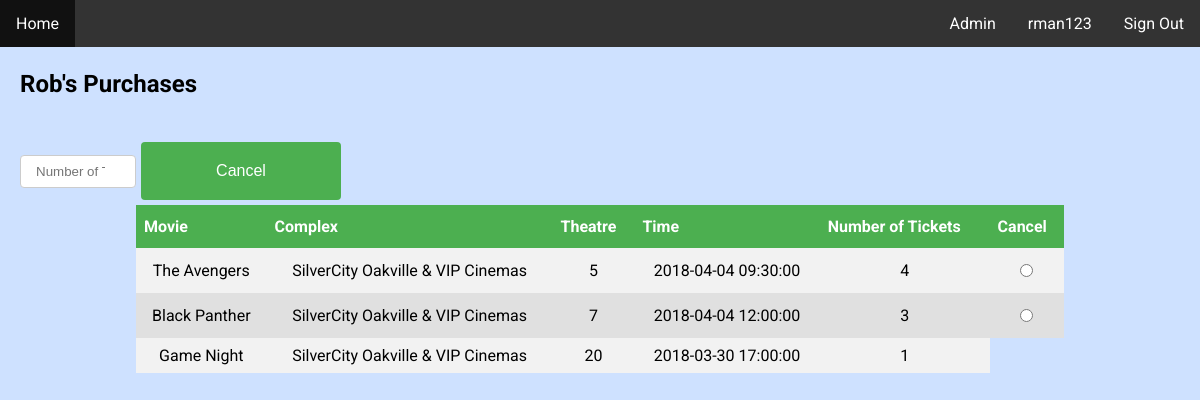
Screenshot of /purchases.php (signed in) with the database file from the repository.
### tables this page shows
CREATE TABLE `users` (
  `accountID` int(11) NOT NULL,
  `username` varchar(20) NOT NULL,
  `password` varchar(20) NOT NULL,
  `firstName` varchar(20) NOT NULL,
  `lastName` varchar(20) NOT NULL,
  `streetNum` int(11) DEFAULT NULL,
  `streetName` varchar(50) DEFAULT NULL,
  `city` varchar(50) NOT NULL,
  `province` varchar(50) NOT NULL,
  `postalCode` char(7) NOT NULL,
  `email` varchar(50) NOT NULL,
  `creditNum` varchar(16) DEFAULT NULL,
  `creditExp` varchar(4) DEFAULT NULL,
  `adminFlag` char(1) DEFAULT NULL
);

CREATE TABLE `showing` (
  `showingID` int(11) NOT NULL,
  `theatreID` int(11) NOT NULL,
  `startTime` datetime NOT NULL,
  `avalSeats` int(11) DEFAULT NULL,
  `movieID` int(11) NOT NULL
);

CREATE TABLE `movie` (
  `movieID` int(11) NOT NULL,
  `movieTitle` varchar(50) NOT NULL,
  `runningTime` int(11) DEFAULT NULL,
  `rating` varchar(2) DEFAULT NULL,
  `plot` varchar(600) DEFAULT NULL,
  `actors` varchar(50) DEFAULT NULL,
  `director` varchar(50) DEFAULT NULL,
  `productionCompany` varchar(50) DEFAULT NULL,
  `supplierID` int(11) NOT NULL,
  `startDate` date DEFAULT NULL,
  `endDate` date DEFAULT NULL
);

CREATE TABLE `complex` (
  `complexID` int(11) NOT NULL,
  `numTheatres` int(11) DEFAULT NULL,
  `complexName` varchar(50) DEFAULT NULL,
  `streetNum` int(11) DEFAULT NULL,
  `streetName` varchar(50) DEFAULT NULL,
  `city` varchar(50) NOT NULL,
  `province` varchar(50) NOT NULL,
  `postalCode` char(7) NOT NULL
);

CREATE TABLE `theatre` (
  `theatreID` int(11) NOT NULL,
  `theatreNum` int(11) NOT NULL,
  `complexID` int(11) NOT NULL,
  `numSeats` int(11) NOT NULL,
  `screenSize` char(1) NOT NULL
);

### session.php (called while the page is built, shortened)
<?php
   include('config.php');
   $current_datetime = date("Y-m-d H:i:s");
   if(!isset($_SESSION['login_user'])){
   }
   else{
		$user_check = $_SESSION['login_user'];
		$ses_sql = mysqli_query($db,"select * from users where username = '$user_check' ");
		$row = mysqli_fetch_array($ses_sql,MYSQLI_ASSOC);
        $login_session = $row['username'];
        $login_session_id = $row['accountID'];
        $login_session_fname = $row['firstName'];
   }
?>

### purchases.php (the view, shortened to what this page needs)
<?php
    include('session.php');
?>
<html>
	<head>
		<link rel='stylesheet' type='text/css' href='assets/css/main.css' />
	</head>
	<body>
		<div class="navBar">
		<ul>
			<li><a href="index.php">Home</a></li>
            <?php
				$adminFlagQuery = "SELECT adminFlag FROM users WHERE username = '$login_session'";
				$adminFlagResult = mysqli_query($db,$adminFlagQuery);
				$row = mysqli_fetch_assoc($adminFlagResult);
                echo "<li style='float:right'><a href = 'logout.php'>Sign Out</a></li>";
                echo "<li style='float:right'><a href = 'account.php'>$login_session</a></li>";
				if($row['adminFlag'] == 1){
                    echo "<li style='float:right'><a href = 'admin.php'>Admin</a></li>";
				}
				$countedPurchasedQuery = "SELECT `showing`.showingID, theatreID, startTime, movieID, accountID, totalTickets FROM `showing` INNER JOIN (SELECT accountID, showingID, COUNT(showingID) AS totalTickets FROM `tickets` WHERE accountID = $login_session_id GROUP BY showingID) AS countedTickets ON (`showing`.showingID = countedTickets.showingID)";
				$countedPurchasedResult = mysqli_query($db,$countedPurchasedQuery);
			?>
        </ul>
        <div style="padding:20px;margin-top:30px;height:1500px;">
		<?php
			echo "<h2 id='accountHeader'>$login_session_fname's Purchases</h2>";
		?>
		<form method="post">
		<table align="center" class="buyTicketsMovieList table">
		<tr>
			<th>Movie</th>
			<th>Complex</th>
			<th>Theatre</th>
			<th>Time</th>
			<th>Number of Tickets</th>
			<th>Cancel</th>
		</tr>
		<?php
		while($countedPurchasedRow = mysqli_fetch_assoc($countedPurchasedResult)){
			$movieQuery = "SELECT movieID, movieTitle FROM `movie` WHERE movieID = $countedPurchasedRow[movieID]";
			$movieResult = mysqli_query($db,$movieQuery);
			$movieRow = mysqli_fetch_assoc($movieResult);
			$theatreQuery = "SELECT theatreID, theatreNum, complexID, NumSeats FROM `theatre` WHERE theatreID = $countedPurchasedRow[theatreID]";
			$theatreResult = mysqli_query($db,$theatreQuery);
			$theatreRow = mysqli_fetch_assoc($theatreResult);
			$complexQuery = "SELECT complexID, complexName FROM `complex` WHERE complexID = $theatreRow[complexID]";
			$complexResult = mysqli_query($db,$complexQuery);
			$complexRow = mysqli_fetch_assoc($complexResult);
			echo "
			<tr>
			<td>$movieRow[movieTitle]</td>
			<td>$complexRow[complexName]</td>
			<td>$theatreRow[theatreNum]</td>
			<td>$countedPurchasedRow[startTime]</td>
			<td>$countedPurchasedRow[totalTickets]</td>
			";
			if ($countedPurchasedRow['startTime'] > $current_datetime){
				echo "<td><input type='radio' name='showingID' value='$countedPurchasedRow[showingID]' />";
			}
			echo "</tr>";
		}
		?>
		<br>
		<input type='number' placeholder='Number of Tickets' name='numCancel' required>
        <button type='submit' class='submitButton'><span>Cancel</span></button>
		</form>
        </div>
    </body>
</html>

### assets/css/main.css (style rules this page uses)
body { margin: 0; font-family: Roboto, Verdana, Geneva, Tahoma, sans-serif; background-color: #cee1ff; }
ul { list-style-type: none; margin: 0; padding: 0; overflow: hidden; background-color: #333; position: fixed; top: 0; width: 100%; }
li { float: left; }
li a { display: block; color: white; text-align: center; padding: 14px 16px; text-decoration: none; }
.buyTicketsMovieList { text-align: center; }
.submitButton { display: inline-block; border-radius: 4px; background-color: #4CAF50; border: none; color: #FFFFFF; text-align: center; font-size: 16px; padding: 20px; width: 200px; transition: all 0.5s; cursor: pointer; margin: 5px; }
.submitButton span { cursor: pointer; display: inline-block; position: relative; transition: 0.5s; }
.submitButton span:after { content: '\00bb'; position: absolute; opacity: 0; top: 0; right: -20px; transition: 0.5s; }
.table { border-collapse: collapse; width: 80%; }
.table td, .table th { border: 1px ; padding: 8px; }
.table th { text-align: center; }
.table tr:nth-child(even) { background-color: #f2f2f2; }
.table tr:nth-child(odd) { background-color: #e0e0e0; }
.table th { padding-top: 12px; padding-bottom: 12px; text-align: left; background-color: #4CAF50; color: white; }
input, select { width: 50%; padding: 8px 15px; margin: 8px 0; display: inline-block; border: 1px solid #ccc; border-radius: 4px; }
input[name=numCancel] { width: 10%; }

### rows the page displays
users: username "rman123", firstName "Rob"
showing: movieID.movieTitle "The Avengers", complex.complexName "SilverCity Oakville & VIP Cinemas", theatre.theatreNum "5", startTime "2018-04-04 09:30:00", countedPurchasedRow "4"
showing: movieID.movieTitle "Black Panther", complex.complexName "SilverCity Oakville & VIP Cinemas", theatre.theatreNum "7", startTime "2018-04-04 12:00:00", countedPurchasedRow "3"
showing: movieID.movieTitle "Game Night", complex.complexName "SilverCity Oakville & VIP Cinemas", theatre.theatreNum "20", startTime "2018-03-30 17:00:00", countedPurchasedRow "1"
